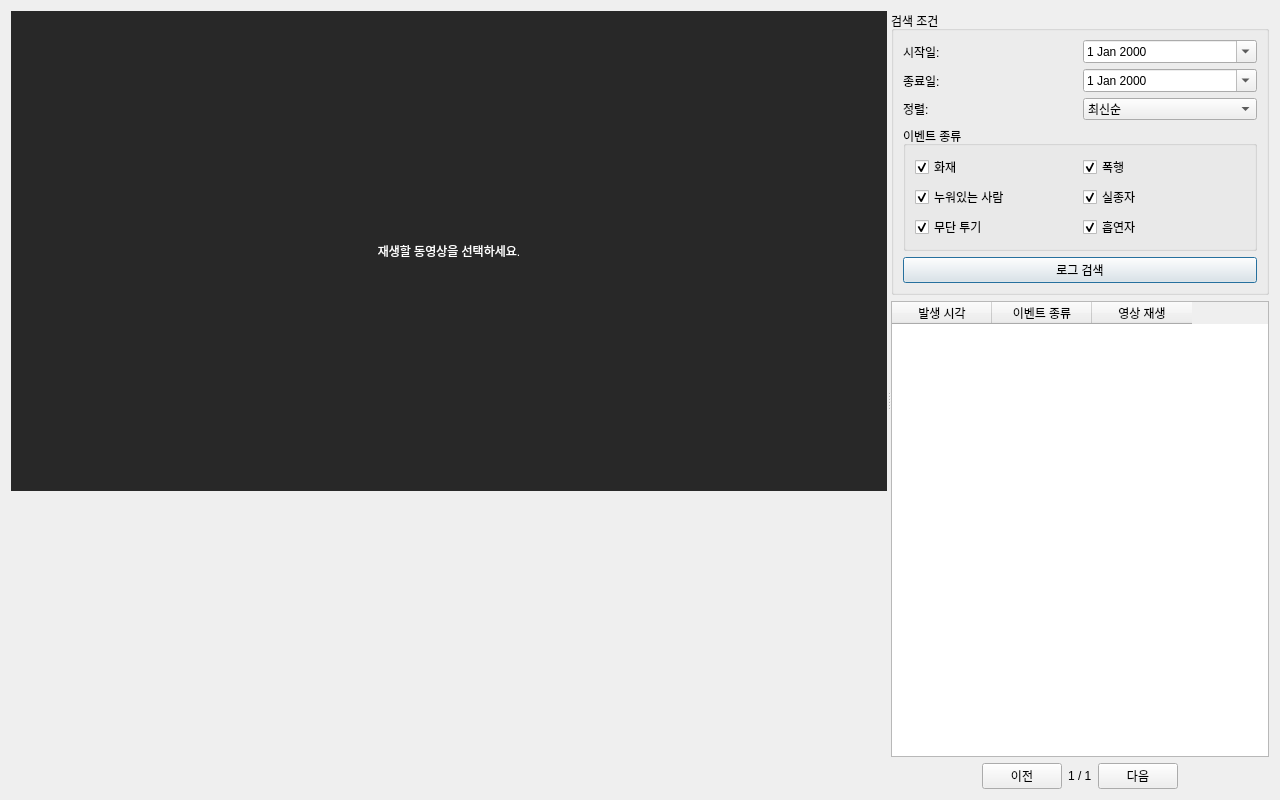
<?xml version="1.0" encoding="UTF-8"?>
<ui version="4.0">
 <class>LogViewerDialog</class>
 <widget class="QDialog" name="LogViewerDialog">
  <property name="geometry">
   <rect>
    <x>0</x>
    <y>0</y>
    <width>1280</width>
    <height>800</height>
   </rect>
  </property>
  <property name="windowTitle">
   <string>로그 뷰어 및 동영상 재생</string>
  </property>
  <layout class="QHBoxLayout" name="horizontalLayout">
   <item>
    <widget class="QSplitter" name="main_splitter">
     <property name="orientation">
      <enum>Qt::Horizontal</enum>
     </property>
     <widget class="QWidget" name="video_panel" native="true">
      <layout class="QVBoxLayout" name="video_layout">
       <item>
        <widget class="QLabel" name="video_display">
         <property name="minimumSize">
          <size>
           <width>640</width>
           <height>480</height>
          </size>
         </property>
         <property name="styleSheet">
          <string notr="true">background-color: rgb(40, 40, 40); color: white;</string>
         </property>
         <property name="text">
          <string>재생할 동영상을 선택하세요.</string>
         </property>
         <property name="scaledContents">
          <bool>true</bool>
         </property>
         <property name="alignment">
          <set>Qt::AlignCenter</set>
         </property>
        </widget>
       </item>
       <item>
        <spacer name="verticalSpacer">
         <property name="orientation">
          <enum>Qt::Vertical</enum>
         </property>
         <property name="sizeHint" stdset="0">
          <size>
           <width>20</width>
           <height>40</height>
          </size>
         </property>
        </spacer>
       </item>
      </layout>
     </widget>
     <widget class="QWidget" name="control_panel" native="true">
      <layout class="QVBoxLayout" name="control_layout" stretch="0,1,0">
       <item>
        <widget class="QGroupBox" name="search_groupbox">
         <property name="title">
          <string>검색 조건</string>
         </property>
         <layout class="QGridLayout" name="search_layout">
          <item row="1" column="1">
           <widget class="QDateEdit" name="end_date_edit">
            <property name="calendarPopup">
             <bool>true</bool>
            </property>
           </widget>
          </item>
          <item row="0" column="1">
           <widget class="QDateEdit" name="start_date_edit">
            <property name="calendarPopup">
             <bool>true</bool>
            </property>
           </widget>
          </item>
          <item row="2" column="1">
           <widget class="QComboBox" name="orderby_combo">
            <item>
             <property name="text">
              <string>최신순</string>
             </property>
            </item>
            <item>
             <property name="text">
              <string>오래된 순</string>
             </property>
            </item>
           </widget>
          </item>
          <item row="1" column="0">
           <widget class="QLabel" name="label_2">
            <property name="text">
             <string>종료일:</string>
            </property>
           </widget>
          </item>
          <item row="0" column="0">
           <widget class="QLabel" name="label">
            <property name="text">
             <string>시작일:</string>
            </property>
           </widget>
          </item>
          <item row="2" column="0">
           <widget class="QLabel" name="label_3">
            <property name="text">
             <string>정렬:</string>
            </property>
           </widget>
          </item>
          <item row="4" column="0" colspan="2">
           <widget class="QPushButton" name="search_button">
            <property name="text">
             <string>로그 검색</string>
            </property>
           </widget>
          </item>
          <item row="3" column="0" colspan="2">
           <widget class="QGroupBox" name="event_groupbox">
            <property name="title">
             <string>이벤트 종류</string>
            </property>
            <layout class="QGridLayout" name="event_layout">
             <item row="0" column="0">
              <widget class="QCheckBox" name="cb_fire">
               <property name="text">
                <string>화재</string>
               </property>
               <property name="checked">
                <bool>true</bool>
               </property>
              </widget>
             </item>
             <item row="0" column="1">
              <widget class="QCheckBox" name="cb_assault">
               <property name="text">
                <string>폭행</string>
               </property>
               <property name="checked">
                <bool>true</bool>
               </property>
              </widget>
             </item>
             <item row="1" column="0">
              <widget class="QCheckBox" name="cb_fallen">
               <property name="text">
                <string>누워있는 사람</string>
               </property>
               <property name="checked">
                <bool>true</bool>
               </property>
              </widget>
             </item>
             <item row="1" column="1">
              <widget class="QCheckBox" name="cb_missing">
               <property name="text">
                <string>실종자</string>
               </property>
               <property name="checked">
                <bool>true</bool>
               </property>
              </widget>
             </item>
             <item row="2" column="0">
              <widget class="QCheckBox" name="cb_dumping">
               <property name="text">
                <string>무단 투기</string>
               </property>
               <property name="checked">
                <bool>true</bool>
               </property>
              </widget>
             </item>
             <item row="2" column="1">
              <widget class="QCheckBox" name="cb_smoking">
               <property name="text">
                <string>흡연자</string>
               </property>
               <property name="checked">
                <bool>true</bool>
               </property>
              </widget>
             </item>
            </layout>
           </widget>
          </item>
         </layout>
        </widget>
       </item>
       <item>
        <widget class="QTableWidget" name="log_table">
         <property name="editTriggers">
          <set>QAbstractItemView::NoEditTriggers</set>
         </property>
         <property name="selectionBehavior">
          <enum>QAbstractItemView::SelectRows</enum>
         </property>
         <property name="sortingEnabled">
          <bool>true</bool>
         </property>
         <column>
          <property name="text">
           <string>발생 시각</string>
          </property>
         </column>
         <column>
          <property name="text">
           <string>이벤트 종류</string>
          </property>
         </column>
         <column>
          <property name="text">
           <string>영상 재생</string>
          </property>
         </column>
        </widget>
       </item>
       <item>
        <layout class="QHBoxLayout" name="pagination_layout">
         <item>
          <spacer name="horizontalSpacer">
           <property name="orientation">
            <enum>Qt::Horizontal</enum>
           </property>
           <property name="sizeHint" stdset="0">
            <size>
             <width>40</width>
             <height>20</height>
            </size>
           </property>
          </spacer>
         </item>
         <item>
          <widget class="QPushButton" name="prev_button">
           <property name="text">
            <string>이전</string>
           </property>
          </widget>
         </item>
         <item>
          <widget class="QLabel" name="page_label">
           <property name="text">
            <string>1 / 1</string>
           </property>
          </widget>
         </item>
         <item>
          <widget class="QPushButton" name="next_button">
           <property name="text">
            <string>다음</string>
           </property>
          </widget>
         </item>
         <item>
          <spacer name="horizontalSpacer_2">
           <property name="orientation">
            <enum>Qt::Horizontal</enum>
           </property>
           <property name="sizeHint" stdset="0">
            <size>
             <width>40</width>
             <height>20</height>
            </size>
           </property>
          </spacer>
         </item>
        </layout>
       </item>
      </layout>
     </widget>
    </widget>
   </item>
  </layout>
 </widget>
 <resources/>
 <connections/>
</ui>
